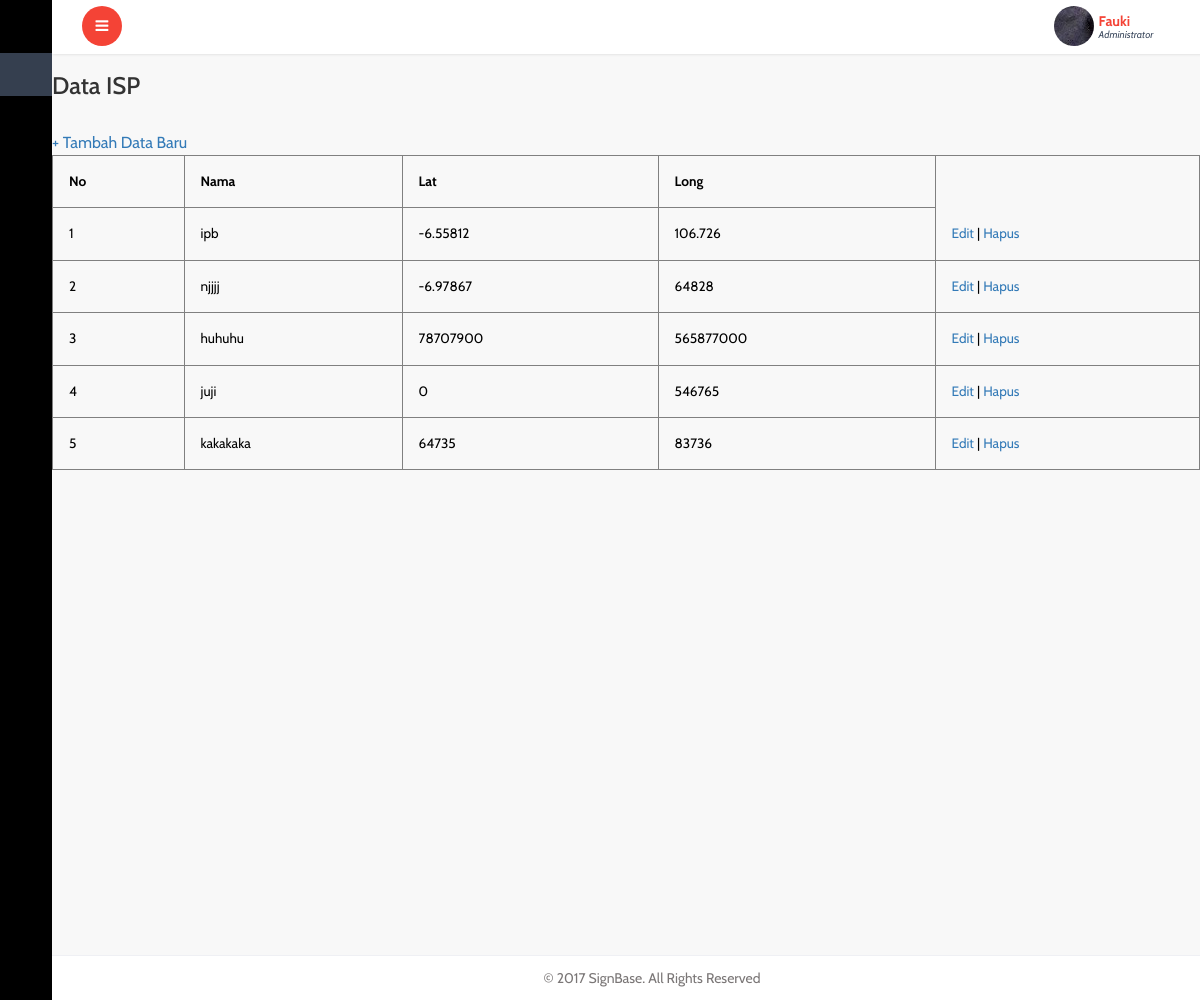
Page /admin/data-isp.php on the committed database.
### tables this page shows
CREATE TABLE `isp` (
  `id_isp` int(9) NOT NULL,
  `nama` varchar(30) NOT NULL,
  `lat` float NOT NULL,
  `long` float NOT NULL
);

### admin/data-isp.php (the view, shortened to what this page needs)
<!DOCTYPE HTML>
<html>
<head>
<link href="css/bootstrap.min.css" rel='stylesheet' type='text/css' />
<link href="css/style.css" rel='stylesheet' type='text/css' />
<link href="css/font-awesome.css" rel="stylesheet">
<link rel="stylesheet" href="css/icon-font.min.css" type='text/css' />
<link href="css/animate.css" rel="stylesheet" type="text/css" media="all">
</head>
 <body class="sticky-header left-side-collapsed"  onload="initMap()">
    <section>
		<div class="left-side sticky-left-side">
			<div class="logo-icon text-center">
				<a href="index.php"><i class="lnr lnr-home"></i> </a>
			</div>
			<div class="left-side-inner">
					<ul class="nav nav-pills nav-stacked custom-nav">
						<li class="active"><a href="index.php"><i class="lnr lnr-power-switch"></i><span>Dashboard</span></a></li>
						<li class="menu-list"><a href="#"><i class="lnr lnr-book"></i> <span>Datas</span></a>
						</li>
					</ul>
			</div>
		</div>
		<div class="main-content">
			<div class="header-section">
			<a class="toggle-btn  menu-collapsed"><i class="fa fa-bars"></i></a>
			<div class="menu-right">
				<div class="user-panel-top">
					<div class="profile_details">
						<ul>
							<li class="dropdown profile_details_drop">
								<a href="#" class="dropdown-toggle" data-toggle="dropdown" aria-expanded="false">
									<div class="profile_img">
										<span style="background:url(images/1.jpg) no-repeat center"> </span>
										 <div class="user-name">
											<p>Fauki<span>Administrator</span></p>
										 </div>
										 <div class="clearfix"></div>
									</div>
								</a>
							</li>
							<div class="clearfix"> </div>
						</ul>
					</div>
					<div class="clearfix"></div>
				</div>
			  </div>
			 </div>
<br/>
	<h3>Data ISP</h3>
	<br/>
	<a class="tombol" href="input-isp.php">+ Tambah Data Baru</a>
	<table border="1" class="table">
		<tr>
			<th>No</th>
			<th>Nama</th>
			<th>Lat</th>
			<th>Long</th>
		</tr>
		<?php
		global $link;
		$query_mysql = mysqli_query($link, "SELECT * FROM isp")or die(mysqli_error());
		$nomor = 1;
		while($data = mysqli_fetch_array($query_mysql)){
		?>
		<tr>
			<td><?php echo $nomor++; ?></td>
			<td><?php echo $data['nama']; ?></td>
			<td><?php echo $data['lat']; ?></td>
			<td><?php echo $data['long']; ?></td>
			<td>
				<a class="edit" href="edit-isp.php?id=<?php echo $data['id_isp']; ?>">Edit</a> |
				<a class="hapus" href="hapus-isp.php?id=<?php echo $data['id_isp']; ?>">Hapus</a>
			</td>
		</tr>
		<?php } ?>
	</table>
	<br>
	<br>
			<footer>
			   <p>&copy 2017 SignBase. All Rights Reserved</p>
			</footer>
   </section>
</body>
</html>

### rows in the picture
isp: nama "ipb", lat "-6.55812", long "106.726"
isp: nama "njjjj", lat "-6.97867", long "64828"
isp: nama "huhuhu", lat "78707900", long "565877000"
isp: nama "juji", lat "0", long "546765"
isp: nama "kakakaka", lat "64735", long "83736"
